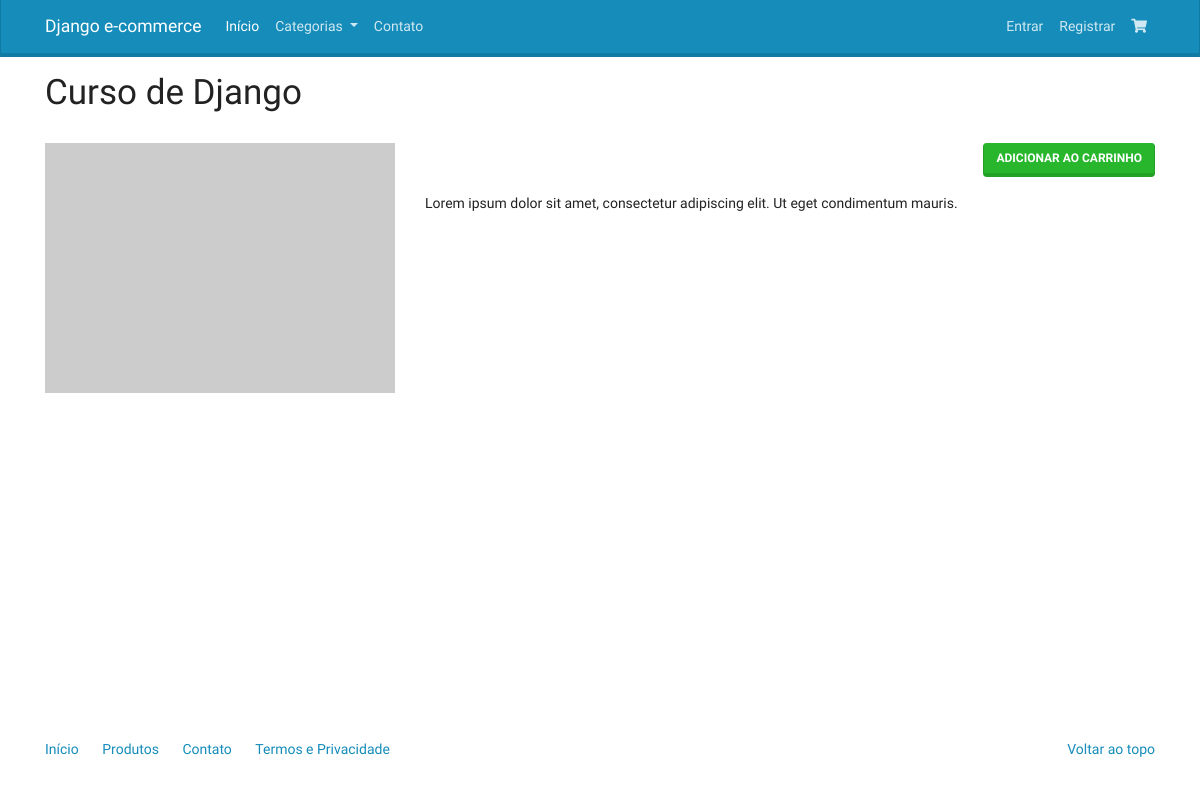
Screenshot of /catalogo/produto/curso-de-django with the database file from the repository.
### catalog/models.py (models this page shows, shortened)
class Product(models.Model):
    name = models.CharField('Nome', max_length=250)
    slug = models.SlugField('Identificador', max_length=250)
    category = models.ForeignKey(Category, verbose_name='Categoria', on_delete=models.CASCADE)
    description = models.TextField('Descrição', blank=True)
    price = models.DecimalField('Preço', max_digits=9, decimal_places=2)
    created = models.DateField('Criado em', auto_now_add=True)
    modified = models.DateField('Modificado em', auto_now=True)
    class Meta:
        verbose_name = 'Produto'
        verbose_name_plural = 'Produtos'
        ordering = ['name']

### catalog/views.py (the view)
# urls.py: path('produto/<str:slug>', views.ProductsView.as_view(), name='product'),
class ProductsView(ListView):
    template_name = 'catalog/product.html'
    paginate_by = 6
    def get_queryset(self):
        return Product.objects.filter(category__slug=self.kwargs['slug'])
    def get_context_data(self, **kwargs):
        context = super(ProductsView, self).get_context_data(**kwargs)
        context['product'] = get_object_or_404(Product, slug=self.kwargs['slug'])
        return context

### catalog/context_processors.py (called while the page is built)
def categories(request):
    return {
        'categories': Category.objects.all(),
    }

### catalog/models.py (called while the page is built)
    def __str__(self):
        return self.name

    def get_absolute_url(self):
        return reverse('catalog:category', kwargs={'slug': self.slug})

### catalog/templates/catalog/product.html (shortened to what this page needs)
{% extends "base.html" %}
{% block main %}
    <div class="page-header">
        <h1>{{product.name}}</h1>
    </div>
    <br>
    <div class="row">
        <div class="col-sm-4">
            <a href="#" class="thumbnail">
                <img src="http://placehold.it/350x250" alt="" />
            </a>
        </div>
        <div class="col-sm-8">
            <p class="text-right">
                <a href="{% url 'checkout:create_cartitem' product.slug %}" class="btn btn-success">Adicionar ao Carrinho</a>
            </p>
            {{ product.description|linebreaks }}
        </div>
    </div>
{% endblock %}

### core/static/assets/style.css (style rules this page uses)
html { position: relative; min-height: 100%; }
body { margin-bottom: 60px; }

### rows the page displays
Product: name "Curso de Django", description "Lorem ipsum dolor sit amet, consectetur adipiscing elit. Ut eget condimentum mauris."
